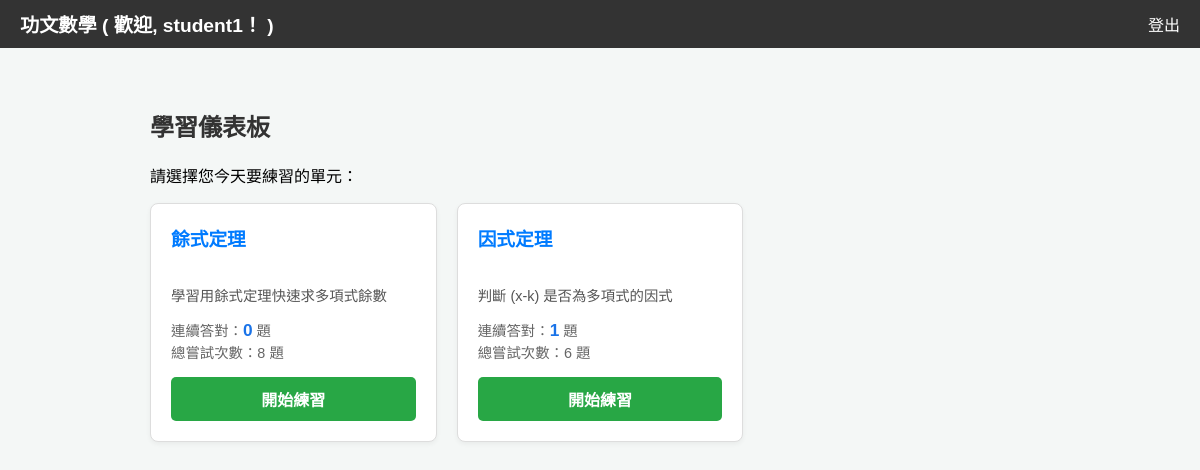
The page /dashboard (signed in) on the database as committed earlier.
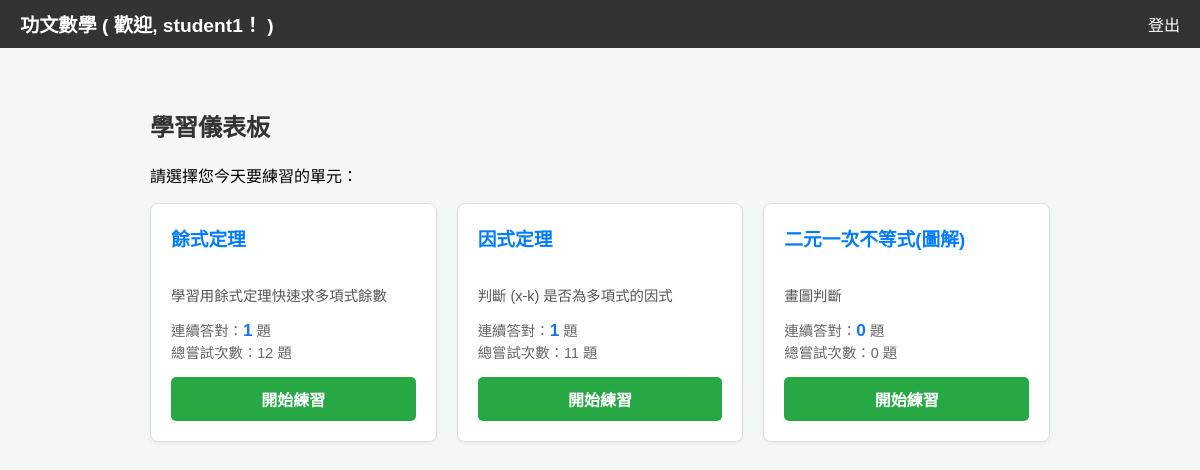
The same page on the database as committed later.
### tables this page shows
CREATE TABLE users (
            id INTEGER PRIMARY KEY AUTOINCREMENT,
            username TEXT UNIQUE NOT NULL,
            password TEXT NOT NULL
        );

CREATE TABLE skills_info (
            skill_id TEXT PRIMARY KEY,
            display_name TEXT,
            description TEXT
        );

### app.py (the view)
@app.route('/dashboard')
@login_required
def dashboard():
    conn = sqlite3.connect('users.db')
    c = conn.cursor()
    c.execute('''
        SELECT s.skill_id, s.display_name, s.description,
               COALESCE(p.consecutive_correct, 0),
               COALESCE(p.total_attempted, 0)
        FROM skills_info s
        LEFT JOIN progress p ON s.skill_id = p.skill_id AND p.user_id = ?
    ''', (current_user.id,))
    rows = c.fetchall()
    conn.close()
    dashboard_data = []
    for row in rows:
        dashboard_data.append({
            'skill': {
                'skill_id': row[0],
                'display_name': row[1],
                'description': row[2]
            },
            'consecutive_correct': row[3],
            'total_attempted': row[4]
        })
    return render_template('dashboard.html', dashboard_data=dashboard_data, username=current_user.username)

### app.py (called while the page is built)
@login_manager.user_loader
def load_user(user_id):
    conn = sqlite3.connect('users.db')
    c = conn.cursor()
    c.execute("SELECT id, username FROM users WHERE id = ?", (user_id,))
    row = c.fetchone()
    conn.close()
    if row:
        return User(row[0], row[1])
    return None

### templates/dashboard.html (shortened to what this page needs)
<!DOCTYPE html>
<html lang="zh-Hant">
<head>
</head>
<body>
    <div class="navbar">
        <a href="{{ url_for('dashboard') }}" class="logo">
            功文數學 ( 歡迎, <strong>{{ username }}</strong>！ )
        </a>
        <a href="{{ url_for('logout') }}">登出</a>
    </div>
    <div class="container">
        <h2>學習儀表板</h2>
        <p>請選擇您今天要練習的單元：</p>
        <div class="skill-grid">
            {% for data in dashboard_data %}
            <div class="skill-card">
                <h3>{{ data.skill.display_name }}</h3>
                <p>{{ data.skill.description }}</p>
                <div class="progress-info">
                    連續答對：<strong>{{ data.consecutive_correct }}</strong> 題<br>
                    總嘗試次數：{{ data.total_attempted }} 題
                </div>
                <a href="{{ url_for('practice', skill_id=data.skill.skill_id) }}" class="btn-practice">
                    開始練習
                </a>
            </div>
            {% endfor %}
        </div>
    </div>
</body>
</html>

### templates/dashboard.html (style rules this page uses)
body { font-family: Arial, sans-serif; background-color: #f4f7f6; margin: 0; }
.navbar { background-color: #333; color: white; padding: 10px 20px; display: flex; justify-content: space-between; align-items: center; }
.navbar a { color: white; text-decoration: none; }
.navbar .logo { font-weight: bold; font-size: 1.2em; }
.container { max-width: 900px; margin: 20px auto; padding: 20px; }
h2 { color: #333; }
.skill-grid { display: grid; grid-template-columns: repeat(auto-fill, minmax(250px, 1fr)); gap: 20px; }
.skill-card { background: #fff; border: 1px solid #ddd; border-radius: 8px; box-shadow: 0 2px 5px rgba(0,0,0,0.05); padding: 20px; display: flex; flex-direction: column; }
.skill-card h3 { margin-top: 0; color: #007bff; }
.skill-card p { font-size: 0.9em; color: #555; flex-grow: 1; }
.progress-info { font-size: 0.9em; color: #666; margin-bottom: 15px; }
.progress-info strong { color: #1a73e8; font-size: 1.2em; }
.btn-practice { display: block; text-align: center; background-color: #28a745; color: white; padding: 10px; border-radius: 5px; text-decoration: none; font-weight: bold; transition: background-color 0.2s; }

Rows that differ between the two databases and show on the page:
added skills_info: skill.display_name "二元一次不等式(圖解)", skill.description "畫圖判斷"
Other text that changed with them:
new list line: "餘式定理 學習用餘式定理快速求多項式餘數"
new list line: "連續答對： 1 題 總嘗試次數： 12 題 開始練習"
new list line: "因式定理 判斷 (x-k) 是否為多項式的因式"
new list line: "連續答對： 1 題 總嘗試次數： 11 題 開始練習"
new list line: "連續答對： 0 題 總嘗試次數： 0 題 開始練習"
list line gone: "餘式定理 學習用餘式定理快速求多項式餘數"
list line gone: "連續答對： 0 題 總嘗試次數： 8 題 開始練習"
list line gone: "因式定理 判斷 (x-k) 是否為多項式的因式"
list line gone: "連續答對： 1 題 總嘗試次數： 6 題 開始練習"
